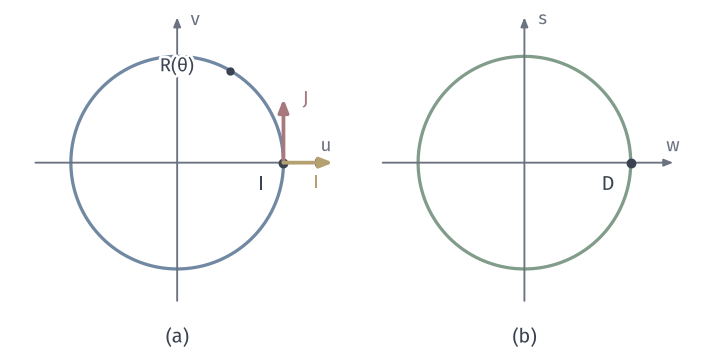

Generate this figure with Python:
"""O(2) in R^{2x2} written A=uI+vJ+wD+sB: rotations and reflections are unit circles in two orthogonal planes."""
from pathlib import Path
import sys
ROOT = next(p for p in Path(__file__).resolve().parents if (p/"build.sh").is_file() and (p/"tex/book.tex").is_file())
sys.path.insert(0, str(ROOT/"figures/04-spaces-measures-and-geometry/04-manifolds/matplotlib/mfd-common"))
from mfd3d import *
W, H = 100, 50
fig, ax = canvas(W, H)
def panel(cx, hx, hy, col, base_lab, tip_lab):
    c = np.array([cx, 27.]); u = 15.
    arrow(ax, (cx-20, 27), (cx+21, 27), color=MUTED, lw=.75, scale=5.5)
    arrow(ax, (cx, 27-19.5), (cx, 27+20.5), color=MUTED, lw=.75, scale=5.5)
    label(ax, (cx+21, 29.4), hx, 7.5, MUTED); label(ax, (cx+2.6, 27+20.2), hy, 7.5, MUTED)
    th = np.linspace(0, 2*np.pi, 721)
    ax.plot(cx+u*np.cos(th), 27+u*np.sin(th), color=col, lw=1.3, zorder=3)
    dot(ax, (cx+u, 27), INK, zorder=8)
    return c, u
c, u = panel(25, '$u$', '$v$', BLUE, '', '')
arrow(ax, (25+u, 27), (25+u, 27+9), color=RED, lw=1.5, scale=7.5, zorder=9)
label(ax, (25+u+3.2, 27+9), '$J$', color=RED, halo=True)
label(ax, (25+u-3.2, 27-3), '$I$', 8, halo=True)
arrow(ax, (25+u, 27), (25+u+7, 27), color=YELLOW, lw=1.5, scale=7.5, zorder=9)
label(ax, (25+u+4.6, 27-2.8), '$I$', 7.5, YELLOW, halo=True)
a = np.pi/3
dot(ax, (25+u*np.cos(a), 27+u*np.sin(a)), INK, size=1.2, zorder=8)
label(ax, (25+u*.5-7.5, 27+u*.866+.6), r'$R(\theta)$', 7.5, halo=True)
panel_tag(ax, 25, 1.6, '(a)')
panel(74, '$w$', '$s$', GREEN, '', '')
label(ax, (74+u-3.2, 27-3), '$D$', 8, halo=True)
panel_tag(ax, 74, 1.6, '(b)')
save(fig, Path(__file__).resolve().parent, 'figure', {'formula': 'A=uI+vJ+wD+sB, J=[[0,-1],[1,0]], D=diag(1,-1), B=[[0,1],[1,0]]; rotations u^2+v^2=1,w=s=0; reflections w^2+s^2=1,u=v=0'})
